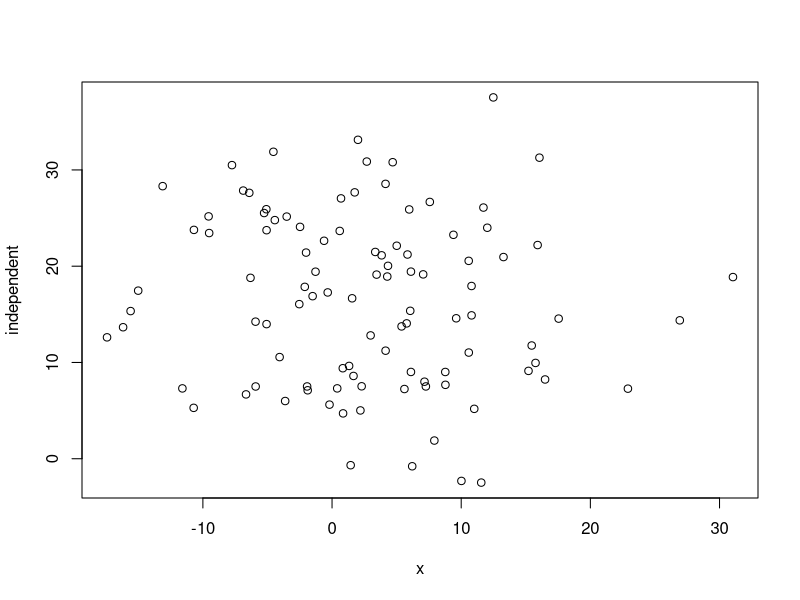
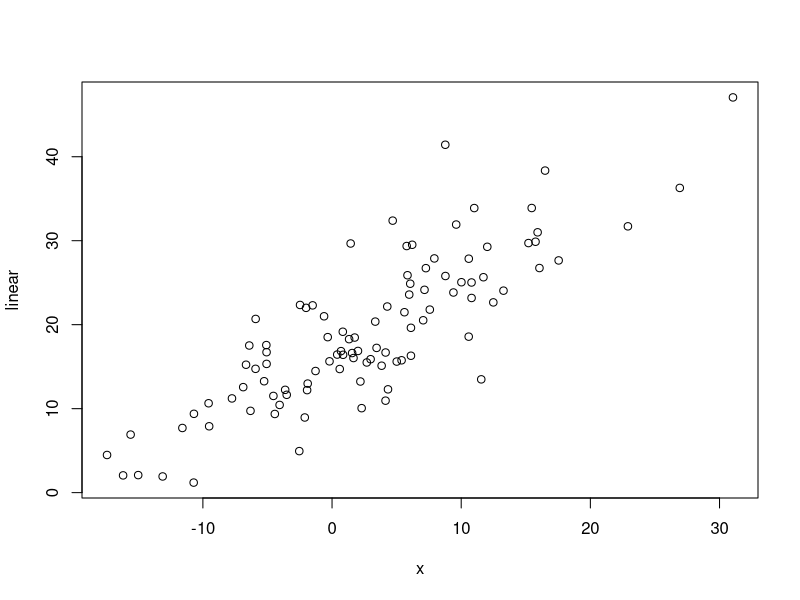
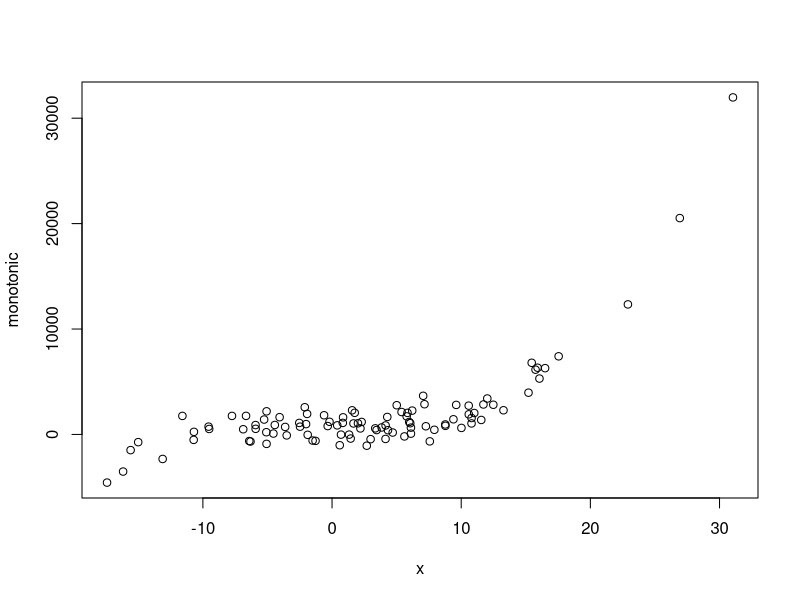
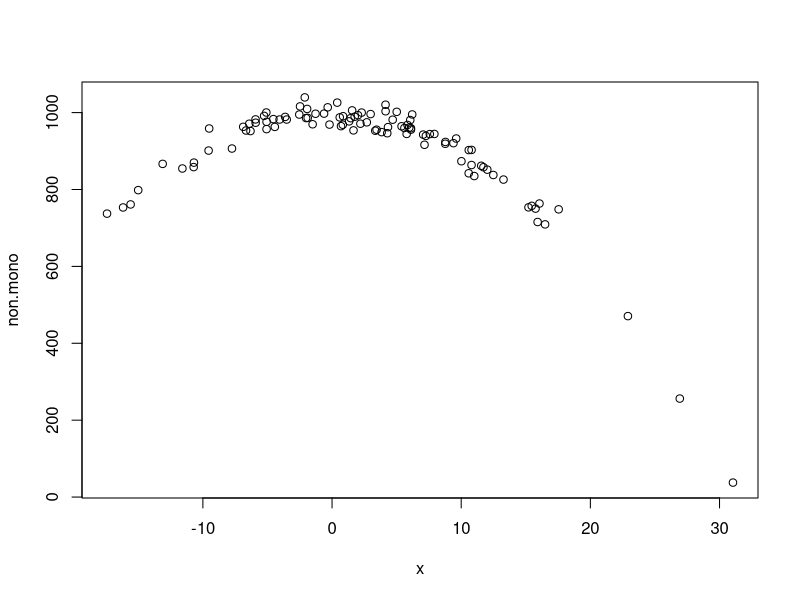
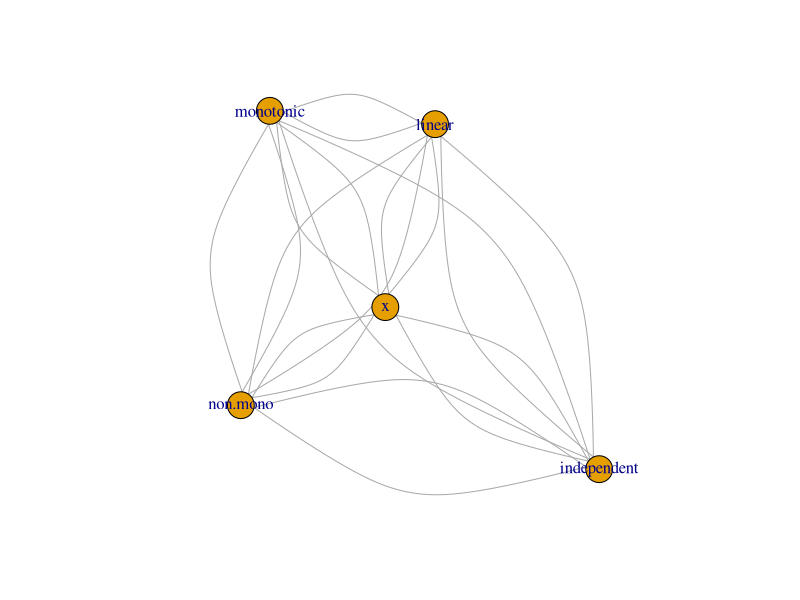
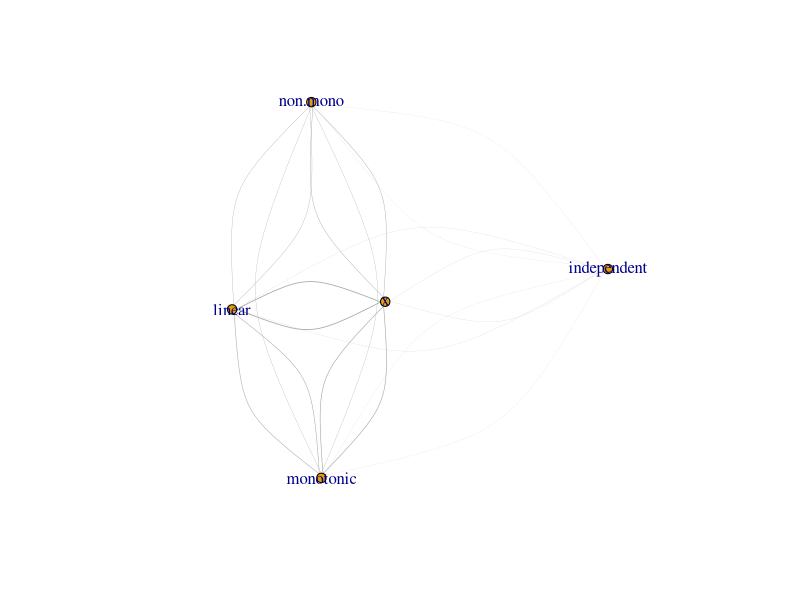
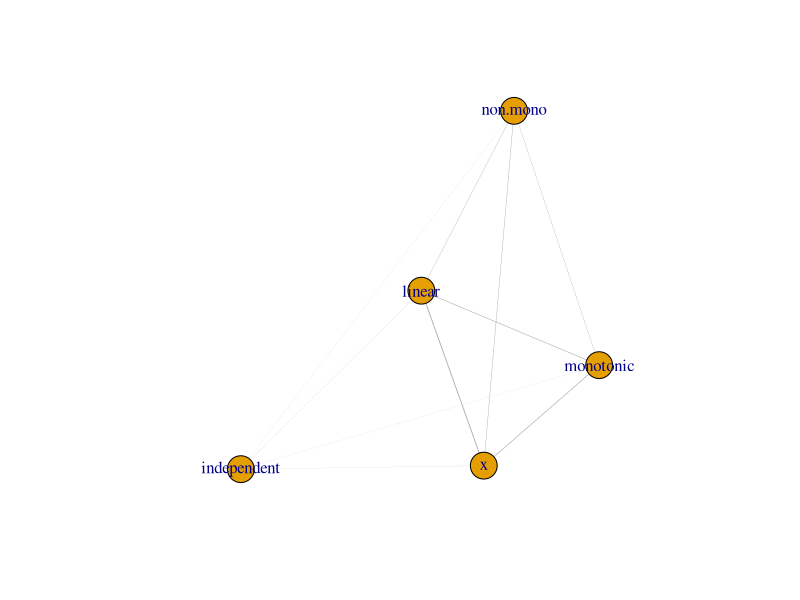
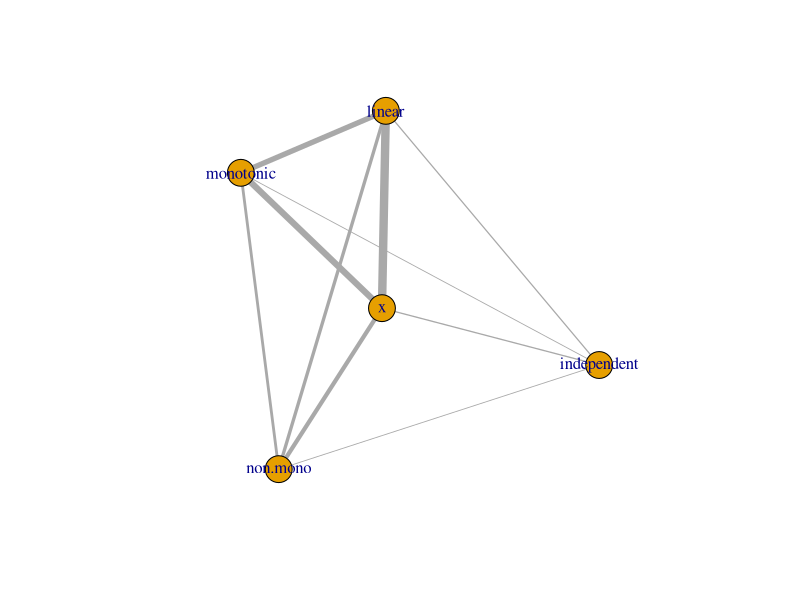

The R source for these figures, in order: (Note: this script raises an error after producing the figures.)
## ---- chunk 1
library(knitr)
library(rmarkdown)
opts_knit$set(root.dir='~/Documents/repos/tutorials/2017-07-10_network_analysis')
opts_chunk$set(tidy.opts=list(width.cutoff=60),tidy=TRUE)
## ---- chunk 2
library(Hmisc)
library(reshape2)
library(igraph)
library(sna)
library(RColorBrewer)
## ---- chunk 3
set.seed(35)
x <- rnorm(100, mean=1, sd=9)
independent<-0+rnorm(100, mean=14, sd=9)
linear <- rnorm(100, mean=17, sd=5) +0.8*x
monotonic <- rnorm(100, mean=800, sd=1000) + x^3
non.mono <-  rnorm(100, mean=1000, sd=20) - x^2

#put them all together
df<-data.frame(x, independent, linear, monotonic, non.mono)
head(df)
## ---- chunk 4
plot(independent ~ x, data = df)
## ---- chunk 5
plot(linear ~ x, data = df)
## ---- chunk 6
plot(monotonic ~ x, data = df)
## ---- chunk 7
plot(non.mono ~ x, data = df)
## ---- chunk 8
results_sp<-rcorr(as.matrix(df),type="spearman")
results_hd<-hoeffd(as.matrix(df)) 

#make two seperate objects for p-value and correlation coefficients
rhos<-results_sp$r
sp_ps<-results_sp$P
ds<-results_hd$D
ds_ps<-results_hd$P

# going to melt these objects to 'long form' where the first two columns make up the pairs of OTUs, I am also removing NA's as they are self-comparisons, not enough data, other bad stuff
sp_melt<-na.omit(melt(sp_ps))
ds_melt<-na.omit(melt(ds_ps))

#creating a qvalue (adjusted pvalue) based on FDR
sp_melt$spearman_qval<-p.adjust(sp_melt$value, "fdr")
ds_melt$hoeffding_qval<-p.adjust(ds_melt$value, "fdr")
#making column names more relevant
names(sp_melt)[3]<-"spearman_pval"
names(ds_melt)[3]<-"hoeffding_pval"

# now melting the correlations
rho.melt<-na.omit(melt(rhos))
d.melt<-na.omit(melt(ds))
# add column names
names(rho.melt)[3]<-"rho"
names(d.melt)[3]<-"D"

#merging and subset for significant coefficients
sp_merged<-merge(sp_melt,rho.melt,by=c("Var1","Var2"))
ds_merged<-merge(ds_melt, d.melt,by=c("Var1","Var2"))
merged<-merge(sp_merged, ds_merged, by=c("Var1", "Var2"))
#subset for significant relationships
merged<-subset(merged, spearman_qval < 0.05 | spearman_qval >= 0.05 & hoeffding_qval < 0.05 | !is.na(spearman_qval) | !is.na(hoeffding_qval))

#because both rho and D are coefficient, we can combine them
merged$coefficient_type <- ifelse(abs(merged$rho) > abs(merged$D), "rho", "D")
merged$coefficient <- ifelse(merged$coefficient_type == colnames(merged)[5], merged$rho, merged$D)

#remove 
final_results <- merged[, c("Var1", "Var2", "coefficient", "coefficient_type")]
head(final_results)
## ---- chunk 9
# turn relationships into a network graph
# the relationships here are undirected
temp.graph<-graph.edgelist(as.matrix(final_results[,c(1,2)]),directed=FALSE)
# E() assigns edge atributes
E(temp.graph)
E(temp.graph)$weight<-abs(final_results$coefficient)
## ---- chunk 10
plot(temp.graph)
# add some graph attributes
plot(temp.graph, vertex.size = 5, edge.width=E(temp.graph)$weight)
## ---- chunk 11
# because our network is undirected, every relationship is duplicated. "simplify" removes duplicated nodes and edges
temp.simplified<-simplify(temp.graph, edge.attr.comb="mean")
    # by default, it would use "sum"
plot(temp.simplified, edge.width=E(temp.simplified)$weight)
## ---- chunk 12
E(temp.simplified)$weight <- E(temp.simplified)$weight * 10
plot(temp.simplified, edge.width=E(temp.simplified)$weight)
## ---- chunk 13
plot(temp.simplified, edge.width=E(temp.simplified)$weight, layout=layout_in_circle)
plot(temp.simplified, edge.width=E(temp.simplified)$weight, layout=layout_as_tree)
plot(temp.simplified, edge.width=E(temp.simplified)$weight, layout=layout_nicely)
# more here: http://igraph.org/r/doc/layout_.html
## ---- chunk 14
E(temp.graph)$coefficient <- final_results$coefficient
E(temp.graph)$lty <- ifelse(E(temp.graph)$coefficient > 0, 1, 2)
temp.simplified<-simplify(temp.graph, edge.attr.comb="mean")
E(temp.simplified)$lty <- ifelse(E(temp.simplified)$coefficient > 0, 1, 2)
plot(temp.simplified, edge.width=E(temp.simplified)$weight, layout=layout_in_circle, edge.lty = E(temp.simplified)$lty)
## ---- chunk 15
E(temp.simplified)$colors <- ifelse(E(temp.simplified)$coefficient > 0, "black", "red")
plot(temp.simplified, edge.width=E(temp.simplified)$weight, layout=layout_in_circle, edge.lty = E(temp.simplified)$lty, edge.color = E(temp.simplified)$colors)
## ---- chunk 16
df <- data.frame(V(temp.simplified)$name)
df
## ---- chunk 17
colorCount <- length(unique(df[, 1]))
getPalette <- colorRampPalette(brewer.pal(8, "Dark2"))
df$colors <- getPalette(colorCount)
V(temp.simplified)$colors <- df$colors
plot(temp.simplified, edge.width=E(temp.simplified)$weight, layout=layout_in_circle, edge.lty = E(temp.simplified)$lty, edge.color = E(temp.simplified)$colors, vertex.color = V(temp.simplified)$colors)
## ---- chunk 18
plot(temp.simplified, edge.width=E(temp.simplified)$weight, layout=layout_in_circle, edge.lty = E(temp.simplified)$lty, edge.color = E(temp.simplified)$colors, vertex.color = V(temp.simplified)$colors, vertex.label=NA)
legend(x=-1.5, y=-1.1, df[, 1], pch=21, col="black", pt.bg=df$colors, pt.cex=2, cex=.8, bty="n", ncol=1)
## ---- chunk 19
V(temp.simplified)$frame.color <- df$colors
plot(temp.simplified, edge.width=E(temp.simplified)$weight, layout=layout_in_circle, edge.lty = E(temp.simplified)$lty, edge.color = E(temp.simplified)$colors, vertex.color = V(temp.simplified)$colors, vertex.frame.color = V(temp.simplified)$frame.color, vertex.label=NA)
legend(x=-1.5, y=-1.1, df[, 1], pch=21, col=df$colors, pt.bg=df$colors, pt.cex=2, cex=.8, bty="n", ncol=1)
## ---- chunk 20
# number of nodes
N_nodes<-vcount(temp.graph)
N_nodes
# number of edges
N_edges<-ecount(temp.graph)
N_edges
## ---- chunk 21
# number of clusters
g.components <- clusters(temp.graph)
N_clusters<-g.components$no
N_clusters

# size of the largest cluster in the network
Max_csize<-max(g.components$csize)
Max_csize

# and the number of edges associated with
Max_c_edges<-ecount(induced.subgraph(temp.graph, which(g.components$membership == which.max(g.components$csize))))
Max_c_edges
## ---- chunk 22
g.density<-graph.density(temp.graph)
g.density
## ---- chunk 23
g.pathlength.avg<-average.path.length(temp.graph)
g.pathlength.avg
## ---- chunk 24
betcent<-centralization.betweenness(temp.graph)$centralization
betcent
## ---- chunk 25
degcent<-centralization.degree(temp.graph)$centralization
degcent
## ---- chunk 26
## effective size function ##
# definite a function like this
ego.effective.size <- function(g, ego, ...) {
  egonet <- induced.subgraph(g, neighbors(g, ego, ...))
  n <- vcount(egonet)
  t <- ecount(egonet)
  return(n - (2 * t) / n)
}
effective.size <- function(g, ego=NULL, ...) {
  if(!is.null(ego)) {
    return(ego.effective.size(g, ego, ...))
  }
  return (sapply(V(g), function(x) {ego.effective.size(g,x, ...)}))
}
# calculate average effective size
efsize_avg<-mean(effective.size(temp.graph, mode = "all"))
efsize_avg
## ---- chunk 27
test<-cbind(N_nodes, N_edges, N_clusters, Max_csize, Max_c_edges, g.density, g.pathlength.avg, betcent, degcent, g.mod, efsize_avg)
test
